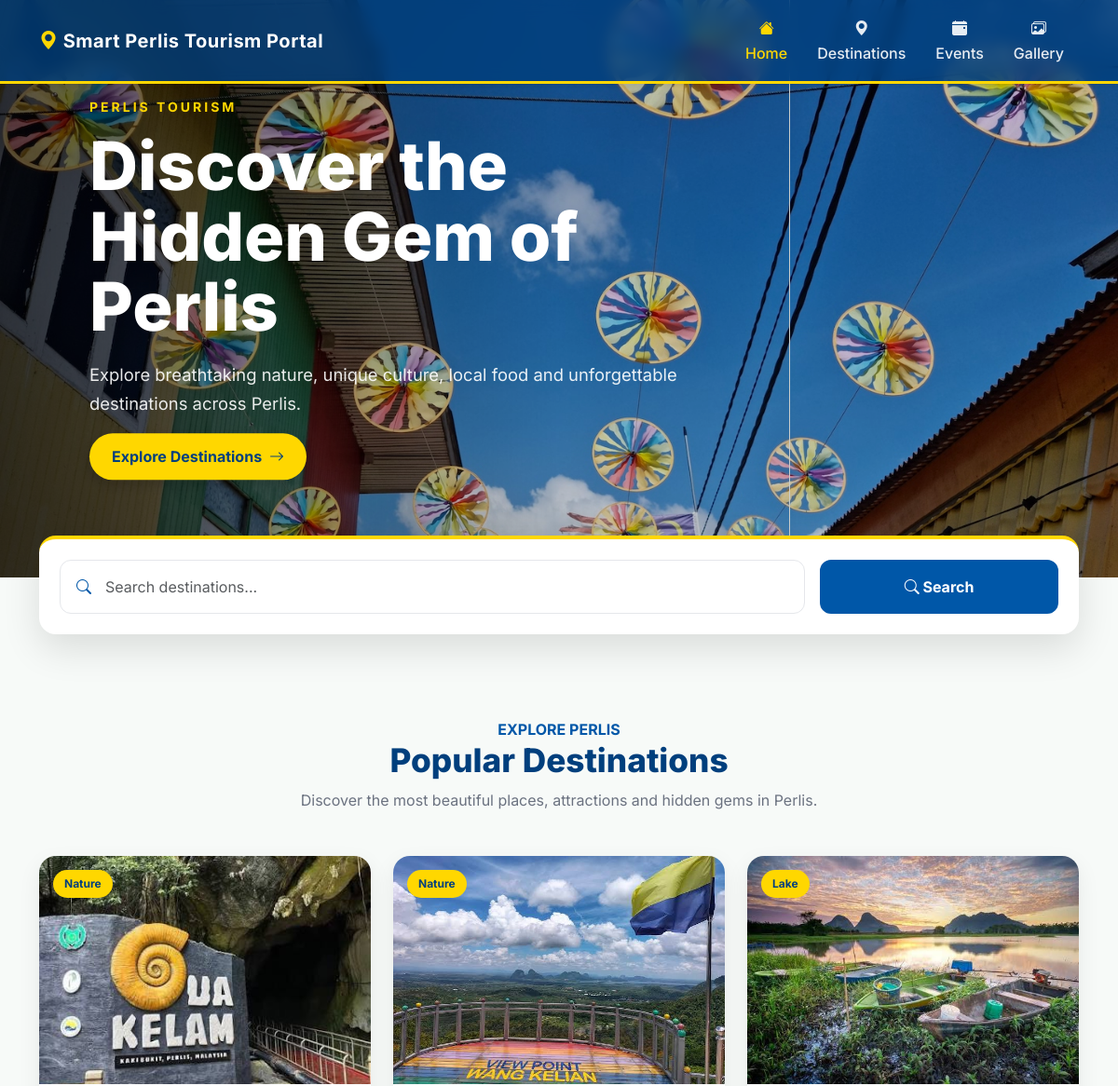
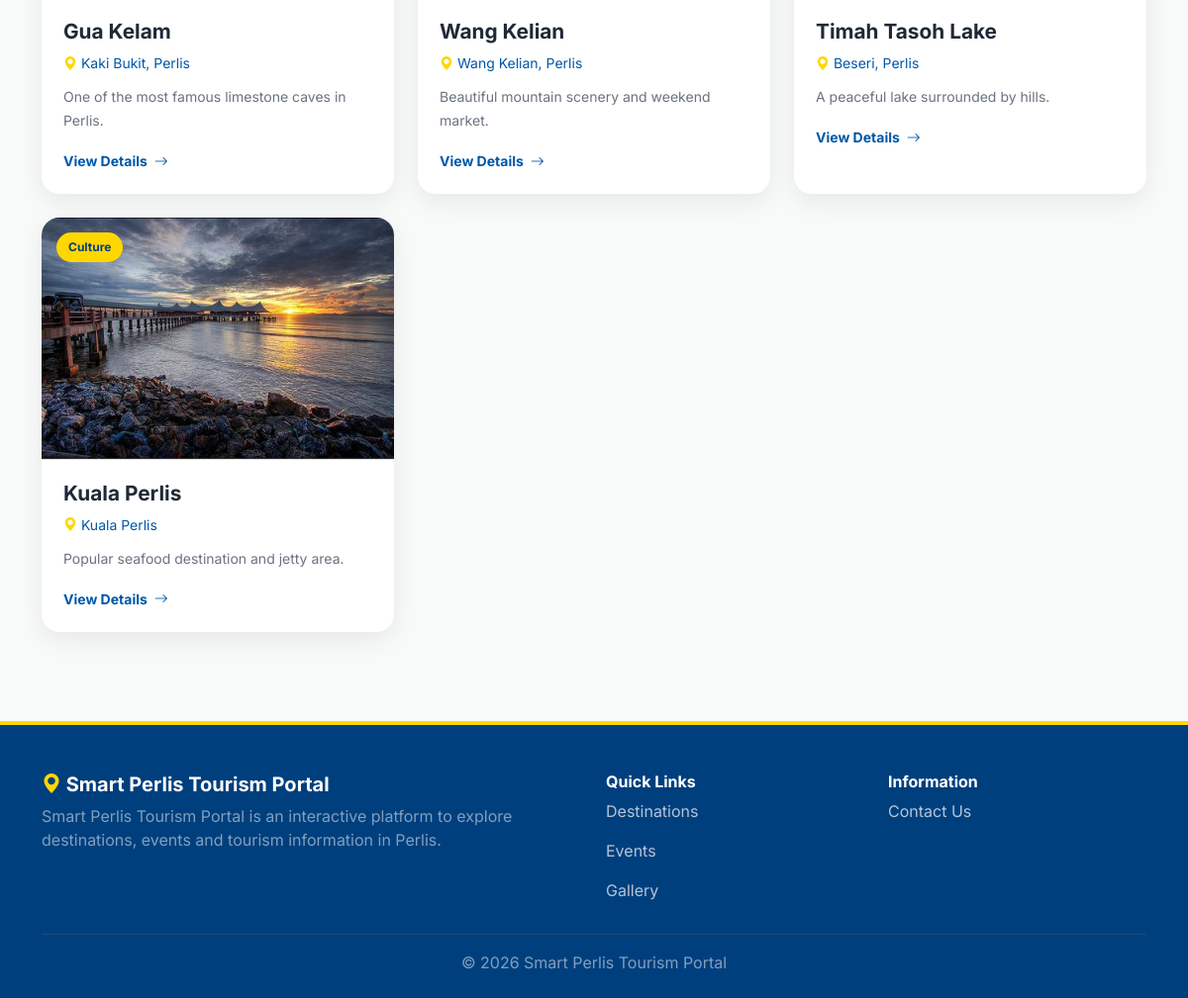
The page / on the database its author committed (2 pictures, top to bottom).
### tables this page shows
CREATE TABLE `destinations` (
  `destination_id` int(11) NOT NULL,
  `destination_name` varchar(100) NOT NULL,
  `category` varchar(50) DEFAULT NULL,
  `location` varchar(100) DEFAULT NULL,
  `description` text DEFAULT NULL,
  `image` varchar(255) DEFAULT NULL,
  `created_at` timestamp NOT NULL DEFAULT current_timestamp()
);

### index.php (the view, shortened to what this page needs)
<?php
include("visitor_tracking.php");
?>
<!DOCTYPE html>
<html lang="en">
<head>
<link
    href="https://cdn.jsdelivr.net/npm/bootstrap@5.3.3/dist/css/bootstrap.min.css"
    rel="stylesheet"
>
<link
    href="https://cdn.jsdelivr.net/npm/bootstrap-icons@1.11.3/font/bootstrap-icons.css"
    rel="stylesheet"
>
</head>
<body>
<nav class="navbar navbar-expand-lg navbar-dark shadow-sm">
<div class="container">
<a
    href="index.php"
    class="navbar-brand fw-bold"
>
<i class="bi bi-geo-alt-fill"></i>
Smart Perlis Tourism Portal
</a>
<div
    class="collapse navbar-collapse"
    id="mainMenu"
>
<ul class="navbar-nav ms-auto">
<li class="nav-item">
<a
    class="nav-link active"
    href="index.php"
>
<i class="bi bi-house-fill"></i>
Home
</a>
</li>
<li class="nav-item">
<a
    class="nav-link"
    href="destinations.php"
>
<i class="bi bi-geo-alt-fill"></i>
Destinations
</a>
</li>
<li class="nav-item">
<a
    class="nav-link"
    href="events.php"
>
<i class="bi bi-calendar-event-fill"></i>
Events
</a>
</li>
<li class="nav-item">
<a
    class="nav-link"
    href="gallery.php"
>
<i class="bi bi-images"></i>
Gallery
</a>
</li>
</ul>
</div>
</div>
</nav>
<section class="hero">
<div
    id="heroSlider"
    class="carousel slide h-100"
    data-bs-ride="carousel"
>
<div class="carousel-inner h-100">
<div class="carousel-item active h-100">
<img
    src="assets/images/perlis1.jpg"
    alt="Beautiful Perlis"
>
</div>
</div>
</div>
<div class="hero-content">
<div class="small-title">
PERLIS TOURISM
</div>
<h1>
Discover the Hidden Gem of Perlis
</h1>
<p>
Explore breathtaking nature, unique culture,
local food and unforgettable destinations
across Perlis.
</p>
<a
    href="destinations.php"
    class="hero-btn"
>
Explore Destinations
<i class="bi bi-arrow-right"></i>
</a>
</div>
</section>
<section class="container search-wrapper">
<div class="search-card">
<div class="row g-3 align-items-center">
<div class="col-lg-9">
<div class="position-relative">
<i class="bi bi-search search-icon"></i>
<input
    type="text"
    id="search"
    class="form-control search-input"
    placeholder="Search destinations..."
>
</div>
</div>
<div class="col-lg-3">
<button
    type="button"
    id="searchBtn"
    class="btn perlis-btn search-btn w-100"
>
<i class="bi bi-search"></i>
Search
</button>
</div>
</div>
</div>
</section>
<section class="section">
<div class="container">
<div class="text-center mb-5">
<div class="perlis-yellow-text fw-bold">
EXPLORE PERLIS
</div>
<h2 class="section-title">
Popular Destinations
</h2>
<p class="section-subtitle">
Discover the most beautiful places,
attractions and hidden gems in Perlis.
</p>
</div>
<div
    class="row g-4"
    id="destinationList"
>
<?php
$sql = "
    SELECT *
    FROM destinations
    ORDER BY destination_id ASC
";
$result = mysqli_query($conn, $sql);
if (
    $result &&
    mysqli_num_rows($result) > 0
) {
    while (
        $row = mysqli_fetch_assoc($result)
    ) {
?>
<div
    class="col-lg-4 col-md-6 destination-card-wrapper"
>
<div
    class="destination-card"
    data-name="<?php
        echo htmlspecialchars(
            $row['destination_name']
        );
    ?>"
>
<div class="destination-img-wrapper">
<img
    src="assets/images/<?php
        echo htmlspecialchars(
            $row['image']
        );
    ?>"
    class="destination-img"
    alt="<?php
        echo htmlspecialchars(
            $row['destination_name']
        );
    ?>"
>
<span class="destination-category">
<?php
echo htmlspecialchars(
    $row['category']
);
?>
</span>
</div>
<div class="destination-body">
<h3 class="destination-title">
<?php
echo htmlspecialchars(
    $row['destination_name']
);
?>
</h3>
<div class="destination-location">
<i class="bi bi-geo-alt-fill"></i>
<?php
echo htmlspecialchars(
    $row['location']
);
?>
</div>
<p class="destination-description">
<?php
$description =
    $row['description'];
echo htmlspecialchars(
    $description
);
?>
</p>
<a
    href="destination-details.php?id=<?php
        echo (int)
            $row['destination_id'];
    ?>"
    class="details-btn"
>
View Details
<i class="bi bi-arrow-right"></i>
</a>
</div>
</div>
</div>
<?php
    }
}
?>
</div>
</div>
</section>
<footer class="pt-5 pb-4">
<div class="container">
<div class="row g-4">
<div class="col-md-6">
<h5 class="fw-bold">
<i
    class="bi bi-geo-alt-fill"
    style="color:#FFD700;"
></i>
Smart Perlis Tourism Portal
</h5>
<p class="text-white-50">
Smart Perlis Tourism Portal is an
interactive platform to explore
destinations, events and tourism
information in Perlis.
</p>
</div>
<div class="col-md-3">
<h6 class="fw-bold">
Quick Links
</h6>
<p>
<a href="destinations.php">
Destinations
</a>
</p>
<p>
<a href="events.php">
Events
</a>
</p>
<p>
<a href="gallery.php">
Gallery
</a>
</p>
</div>
<div class="col-md-3">
<h6 class="fw-bold">
Information
</h6>
<p>
<a href="contact.php">
Contact Us
</a>
</p>
</div>
</div>
<hr class="border-secondary">
<div class="text-center text-white-50">
© 2026 Smart Perlis Tourism Portal
</div>
</div>
</footer>
</body>
</html>

### index.php (style rules this page uses)
:root { --perlis-blue: #0057A8; --perlis-dark-blue: #003F7D; --perlis-yellow: #FFD700; --perlis-light-yellow: #FFF8CC; --light-bg: #f7faf8; }
* { box-sizing: border-box; }
body { font-family: 'Inter', sans-serif; background: var(--light-bg); color: #1f2937; }
.navbar { background: rgba(0, 63, 125, 0.80) !important; position: absolute; top: 0; left: 0; width: 100%; z-index: 1000; box-shadow: 0 8px 30px rgba(0, 0, 0, 0.40); backdrop-filter: blur(8px); min-height: 85px; border-bottom: 3px solid var(--perlis-yellow); }
.navbar-brand { font-size: 1.25rem; letter-spacing: .5px; }
.navbar-brand i { color: var(--perlis-yellow); }
.navbar-nav .nav-link { color: rgba(255,255,255,.90); font-weight: 500; padding: 10px 16px !important; transition: .25s; text-align: center; }
.navbar-nav .nav-link:hover, .navbar-nav .nav-link.active { color: var(--perlis-yellow); }
.navbar-nav .nav-link i { display: block; margin-bottom: 3px; }
.hero { position: relative; height: 620px; overflow: hidden; }
.hero img { width: 100%; height: 620px; object-fit: cover; }
.hero::after { content: ""; position: absolute; inset: 0; background: linear-gradient( 90deg, rgba(0,0,0,.65), rgba(0,0,0,.20), rgba(0,0,0,.15) ); }
.hero-content { position: absolute; z-index: 3; top: 50%; left: 8%; transform: translateY(-50%); color: white; max-width: 650px; }
.hero-content .small-title { text-transform: uppercase; letter-spacing: 3px; font-size: 14px; font-weight: 700; margin-bottom: 15px; color: var(--perlis-yellow); }
.hero-content h1 { font-size: clamp(2.5rem, 6vw, 5rem); font-weight: 800; line-height: 1.05; margin-bottom: 20px; }
.hero-content p { font-size: 1.15rem; line-height: 1.7; color: rgba(255,255,255,.9); }
.hero-btn { display: inline-flex; align-items: center; gap: 8px; padding: 13px 24px; background: var(--perlis-yellow); color: var(--perlis-dark-blue); text-decoration: none; border-radius: 50px; font-weight: 700; transition: .3s; box-shadow: 0 5px 15px rgba(0,0,0,.20); }
.search-wrapper { position: relative; z-index: 10; margin-top: -45px; }
.search-card { background: white; border-radius: 18px; padding: 22px; box-shadow: 0 15px 40px rgba(0,0,0,.12); border-top: 4px solid var(--perlis-yellow); }
.search-input { border: 1px solid #e5e7eb; border-radius: 12px; height: 58px; padding-left: 48px; font-size: 16px; }
.search-icon { position: absolute; left: 18px; top: 50%; transform: translateY(-50%); color: var(--perlis-blue); z-index: 5; }
.search-btn { height: 58px; border-radius: 12px; padding: 0 25px; font-weight: 600; }
.perlis-btn { background: var(--perlis-blue); border: 2px solid var(--perlis-blue); color: white; font-weight: 700; transition: .3s; }
.section { padding: 90px 0; }
.section-title { font-size: 2.2rem; font-weight: 800; color: var(--perlis-dark-blue); }
.section-subtitle { color: #6b7280; max-width: 600px; margin: 10px auto 0; }
.perlis-yellow-text { color: var(--perlis-blue); }
.destination-card { border: none; border-radius: 18px; overflow: hidden; background: white; box-shadow: 0 8px 25px rgba(0,0,0,.07); transition: .3s; height: 100%; }
.destination-img-wrapper { position: relative; height: 245px; overflow: hidden; }
.destination-img { width: 100%; height: 100%; object-fit: cover; transition: .5s; }
.destination-category { position: absolute; top: 15px; left: 15px; background: var(--perlis-yellow); color: var(--perlis-dark-blue); padding: 6px 12px; border-radius: 50px; font-size: 12px; font-weight: 700; }
.destination-body { padding: 22px; }
.destination-title { font-size: 1.3rem; font-weight: 700; margin-bottom: 8px; }
.destination-location { color: var(--perlis-blue); font-size: 14px; margin-bottom: 12px; }
.destination-location i { color: var(--perlis-yellow); }
.destination-description { color: #6b7280; font-size: 14px; line-height: 1.7; }
.details-btn { display: inline-flex; align-items: center; gap: 7px; color: var(--perlis-blue); text-decoration: none; font-weight: 700; font-size: 14px; transition: .25s; }
footer { background: var(--perlis-dark-blue); color: white; border-top: 4px solid var(--perlis-yellow); }
footer a { color: rgba(255,255,255,.7); text-decoration: none; transition: .25s; }

### rows shown on the page
destinations: image (picture), category "Nature", destination_name "Gua Kelam", location "Kaki Bukit, Perlis", description "One of the most famous limestone caves in Perlis."
destinations: image (picture), category "Nature", destination_name "Wang Kelian", location "Wang Kelian, Perlis", description "Beautiful mountain scenery and weekend market."
destinations: image (picture), category "Lake", destination_name "Timah Tasoh Lake", location "Beseri, Perlis", description "A peaceful lake surrounded by hills."
destinations: image (picture), category "Culture", destination_name "Kuala Perlis", location "Kuala Perlis", description "Popular seafood destination and jetty area."
